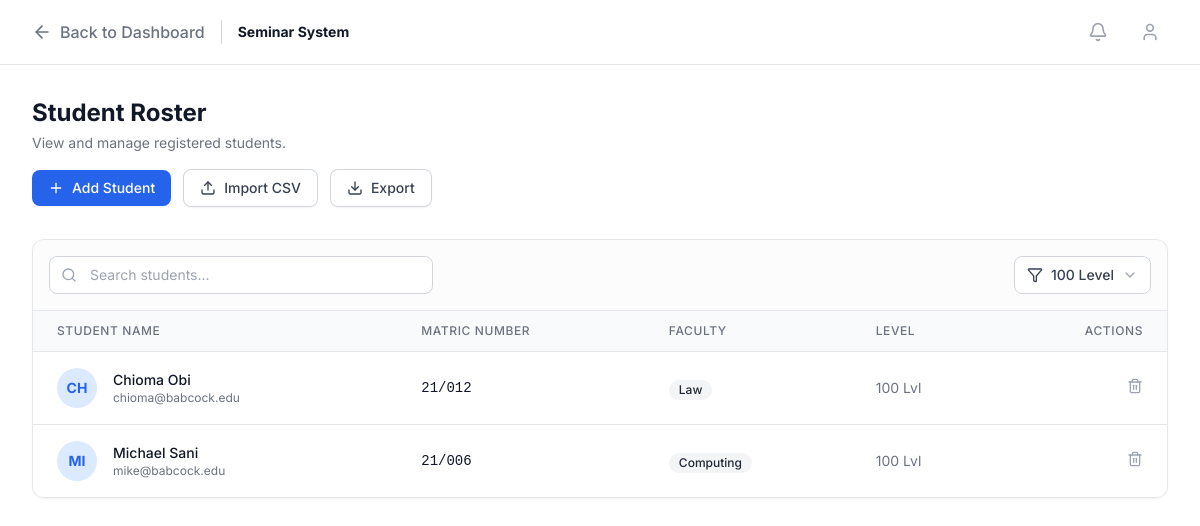
Page /roster_view.php?level=100 on the committed database.
### tables this page shows
CREATE TABLE `Student` (
  `StudentID` int(10) UNSIGNED NOT NULL,
  `MatricNo` varchar(50) NOT NULL,
  `FullName` varchar(255) NOT NULL,
  `Faculty` varchar(100) NOT NULL,
  `Level` int(11) NOT NULL,
  `Email` varchar(100) DEFAULT NULL,
  `CreatedAt` timestamp NOT NULL DEFAULT current_timestamp()
);

### roster_view.php (the view, shortened to what this page needs)
<?php
$servername = "localhost";
$username = "root";
$password = "";
$dbname = "ChapelSeminarDB";
$conn = new mysqli($servername, $username, $password, $dbname);
$filterLevel = isset($_GET['level']) ? $_GET['level'] : 'All';
$sql = "SELECT * FROM Student";
if ($filterLevel != 'All') {
    $sql .= " WHERE Level = '$filterLevel'";
}
$sql .= " ORDER BY FullName ASC";
$result = $conn->query($sql);
?>
<!DOCTYPE html>
<html lang="en">
<head>
    <script src="https://cdn.tailwindcss.com"></script>
</head>
<body class="text-gray-800">
    <nav class="border-b border-gray-200 bg-white">
        <div class="max-w-7xl mx-auto px-4 sm:px-6 lg:px-8">
            <div class="flex justify-between h-16">
                <div class="flex items-center gap-4">
                    <a href="seminar.html" class="text-gray-500 hover:text-gray-900 font-medium flex items-center gap-2">
                        <i data-lucide="arrow-left" class="w-5 h-5"></i> Back to Dashboard
                    </a>
                    <span class="text-sm font-bold text-gray-900">Seminar System</span>
                </div>
                <div class="flex items-center gap-4">
                    <button class="p-2 text-gray-400 hover:text-gray-600"><i data-lucide="bell" class="w-5 h-5"></i></button>
                    <button class="p-2 text-gray-400 hover:text-gray-600"><i data-lucide="user" class="w-5 h-5"></i></button>
                </div>
            </div>
        </div>
    </nav>
    <main class="max-w-7xl mx-auto px-4 sm:px-6 lg:px-8 py-8">
        <div class="mb-8">
            <h1 class="text-2xl font-bold text-gray-900">Student Roster</h1>
            <p class="text-sm text-gray-500 mt-1 mb-4">View and manage registered students.</p>
            <div class="flex flex-wrap items-center gap-3">
                <a href="roster_add.html" class="inline-flex items-center gap-2 px-4 py-2 bg-blue-600 hover:bg-blue-700 text-white rounded-lg text-sm font-medium shadow-sm transition-colors">
                    <i data-lucide="plus" class="w-4 h-4"></i> Add Student
                </a>
                <form action="roster_view.php" method="POST" enctype="multipart/form-data" id="importForm" class="inline-flex">
                    <button type="button" onclick="document.getElementById('csvInput').click()" class="inline-flex items-center gap-2 px-4 py-2 border border-gray-300 rounded-lg text-sm font-medium text-gray-700 bg-white hover:bg-gray-50 shadow-sm transition-colors">
                        <i data-lucide="upload" class="w-4 h-4"></i> Import CSV
                    </button>
                </form>
                <a href="roster_view.php?action=export" class="inline-flex items-center gap-2 px-4 py-2 border border-gray-300 rounded-lg text-sm font-medium text-gray-700 bg-white hover:bg-gray-50 shadow-sm transition-colors">
                    <i data-lucide="download" class="w-4 h-4"></i> Export
                </a>
            </div>
        </div>
        <div class="bg-white border border-gray-200 rounded-xl shadow-sm overflow-hidden">
            <div class="p-4 border-b border-gray-200 flex flex-col sm:flex-row justify-between items-center gap-4 bg-gray-50/50">
                <div class="relative w-full sm:w-96">
                    <div class="absolute inset-y-0 left-0 pl-3 flex items-center pointer-events-none">
                    </div>
                    <input type="text" id="searchInput" onkeyup="searchTable()" placeholder="Search students..." class="block w-full pl-10 pr-3 py-2 border border-gray-300 rounded-lg bg-white focus:ring-1 focus:ring-blue-500 focus:border-blue-500 sm:text-sm outline-none">
                </div>
                <div class="relative">
                    <button id="filter-btn" class="inline-flex items-center gap-2 px-3 py-2 border border-gray-300 rounded-lg text-sm font-medium text-gray-700 bg-white hover:bg-gray-50">
                        <i data-lucide="filter" class="w-4 h-4"></i>
                        <span id="filter-text"><?php echo ($filterLevel == 'All') ? 'All Levels' : $filterLevel . ' Level'; ?></span>
                        <i data-lucide="chevron-down" class="w-4 h-4 text-gray-400"></i>
                    </button>
                </div>
            </div>
            <div class="overflow-x-auto">
                <table class="min-w-full divide-y divide-gray-200">
                    <thead class="bg-gray-50">
                        <tr>
                            <th class="px-6 py-3 text-left text-xs font-medium text-gray-500 uppercase tracking-wider">Student Name</th>
                            <th class="px-6 py-3 text-left text-xs font-medium text-gray-500 uppercase tracking-wider">Matric Number</th>
                            <th class="px-6 py-3 text-left text-xs font-medium text-gray-500 uppercase tracking-wider">Faculty</th>
                            <th class="px-6 py-3 text-left text-xs font-medium text-gray-500 uppercase tracking-wider">Level</th>
                            <th class="px-6 py-3 text-right text-xs font-medium text-gray-500 uppercase tracking-wider">Actions</th>
                        </tr>
                    </thead>
                    <tbody class="bg-white divide-y divide-gray-200" id="studentTableBody">
                        <?php if ($result->num_rows > 0): ?>
                            <?php while($row = $result->fetch_assoc()): ?>
                            <tr class="hover:bg-gray-50 transition-colors">
                                <td class="px-6 py-4 whitespace-nowrap">
                                    <div class="flex items-center">
                                        <div class="h-10 w-10 flex-shrink-0">
                                            <div class="h-10 w-10 rounded-full bg-blue-100 flex items-center justify-center text-blue-600 font-bold text-sm">
                                                <?php echo strtoupper(substr($row['FullName'], 0, 2)); ?>
                                            </div>
                                        </div>
                                        <div class="ml-4">
                                            <div class="text-sm font-medium text-gray-900"><?php echo htmlspecialchars($row['FullName']); ?></div>
                                            <div class="text-xs text-gray-500"><?php echo htmlspecialchars($row['Email']); ?></div>
                                        </div>
                                    </div>
                                </td>
                                <td class="px-6 py-4 whitespace-nowrap text-sm text-gray-900 font-mono">
                                    <?php echo htmlspecialchars($row['MatricNo']); ?>
                                </td>
                                <td class="px-6 py-4 whitespace-nowrap">
                                    <span class="inline-flex items-center px-2.5 py-0.5 rounded-full text-xs font-medium bg-gray-100 text-gray-800">
                                        <?php echo htmlspecialchars($row['Faculty']); ?>
                                    </span>
                                </td>
                                <td class="px-6 py-4 whitespace-nowrap text-sm text-gray-500">
                                    <?php echo htmlspecialchars($row['Level']); ?> Lvl
                                </td>
                                <td class="px-6 py-4 whitespace-nowrap text-right text-sm font-medium">
                                    <a href="delete_student.php?id=<?php echo $row['StudentID']; ?>"
                                       class="text-gray-400 hover:text-red-600 transition-colors inline-block ml-2"
                                       onclick="return confirm('Delete this student?');">
                                        <i data-lucide="trash-2" class="w-4 h-4"></i>
                                    </a>
                                </td>
                            </tr>
                            <?php endwhile; ?>
                        <?php else: ?>
                            <tr><td colspan="5" class="px-6 py-10 text-center text-gray-500">No students found.</td></tr>
                        <?php endif; ?>
                    </tbody>
                </table>
            </div>
        </div>
    </main>
</body>
</html>

### roster_view.php (style rules this page uses)
body { font-family: 'Inter', sans-serif; background-color: #ffffff; }

### rows in the picture
student: FullName "CH", FullName "Chioma Obi", Email "chioma@babcock.edu", MatricNo "21/012", Faculty "Law", Level "100"
student: FullName "MI", FullName "Michael Sani", Email "mike@babcock.edu", MatricNo "21/006", Faculty "Computing", Level "100"

### other values in the picture
$filterLevel "100"
